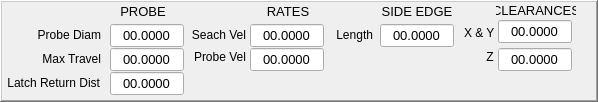
     <widget class="QFrame" name="frame">
      <property name="geometry">
       <rect>
        <x>0</x>
        <y>297</y>
        <width>598</width>
        <height>102</height>
       </rect>
      </property>
      <property name="frameShape">
       <enum>QFrame::WinPanel</enum>
      </property>
      <property name="frameShadow">
       <enum>QFrame::Raised</enum>
      </property>
      <widget class="QLabel" name="lab_probing_z_2">
       <property name="geometry">
        <rect>
         <x>464</x>
         <y>46</y>
         <width>33</width>
         <height>21</height>
        </rect>
       </property>
       <property name="text">
        <string>Z </string>
       </property>
       <property name="alignment">
        <set>Qt::AlignRight|Qt::AlignTrailing|Qt::AlignVCenter</set>
       </property>
      </widget>
      <widget class="QLabel" name="lab_probing_clearances">
       <property name="geometry">
        <rect>
         <x>496</x>
         <y>2</y>
         <width>80</width>
         <height>17</height>
        </rect>
       </property>
       <property name="font">
        <font>
         <pointsize>10</pointsize>
         <weight>50</weight>
         <bold>false</bold>
        </font>
       </property>
       <property name="frameShape">
        <enum>QFrame::NoFrame</enum>
       </property>
       <property name="frameShadow">
        <enum>QFrame::Plain</enum>
       </property>
       <property name="text">
        <string>CLEARANCES</string>
       </property>
       <property name="alignment">
        <set>Qt::AlignCenter</set>
       </property>
      </widget>
      <widget class="QLabel" name="labprobing_xy">
       <property name="geometry">
        <rect>
         <x>464</x>
         <y>22</y>
         <width>33</width>
         <height>21</height>
        </rect>
       </property>
       <property name="text">
        <string>X &amp; Y</string>
       </property>
       <property name="alignment">
        <set>Qt::AlignLeading|Qt::AlignLeft|Qt::AlignVCenter</set>
       </property>
      </widget>
      <widget class="QLabel" name="lab_probing_lenght">
       <property name="geometry">
        <rect>
         <x>332</x>
         <y>24</y>
         <width>41</width>
         <height>21</height>
        </rect>
       </property>
       <property name="text">
        <string>Length</string>
       </property>
       <property name="alignment">
        <set>Qt::AlignRight|Qt::AlignTrailing|Qt::AlignVCenter</set>
       </property>
      </widget>
      <widget class="QLabel" name="lab_probing_side_edge">
       <property name="geometry">
        <rect>
         <x>380</x>
         <y>2</y>
         <width>74</width>
         <height>18</height>
        </rect>
       </property>
       <property name="font">
        <font>
         <pointsize>10</pointsize>
         <weight>50</weight>
         <bold>false</bold>
        </font>
       </property>
       <property name="frameShape">
        <enum>QFrame::NoFrame</enum>
       </property>
       <property name="frameShadow">
        <enum>QFrame::Plain</enum>
       </property>
       <property name="text">
        <string>SIDE EDGE</string>
       </property>
       <property name="alignment">
        <set>Qt::AlignCenter</set>
       </property>
      </widget>
      <widget class="QLabel" name="lab_probing_rates">
       <property name="geometry">
        <rect>
         <x>251</x>
         <y>2</y>
         <width>74</width>
         <height>18</height>
        </rect>
       </property>
       <property name="font">
        <font>
         <pointsize>10</pointsize>
         <weight>50</weight>
         <bold>false</bold>
        </font>
       </property>
       <property name="frameShape">
        <enum>QFrame::NoFrame</enum>
       </property>
       <property name="frameShadow">
        <enum>QFrame::Plain</enum>
       </property>
       <property name="text">
        <string>RATES</string>
       </property>
       <property name="alignment">
        <set>Qt::AlignCenter</set>
       </property>
      </widget>
      <widget class="QLabel" name="lab_probing_search_vel">
       <property name="geometry">
        <rect>
         <x>188</x>
         <y>24</y>
         <width>58</width>
         <height>21</height>
        </rect>
       </property>
       <property name="text">
        <string>Seach Vel</string>
       </property>
       <property name="alignment">
        <set>Qt::AlignRight|Qt::AlignTrailing|Qt::AlignVCenter</set>
       </property>
      </widget>
      <widget class="QLabel" name="lab_probing_probe_vel">
       <property name="geometry">
        <rect>
         <x>188</x>
         <y>46</y>
         <width>58</width>
         <height>21</height>
        </rect>
       </property>
       <property name="text">
        <string>Probe Vel</string>
       </property>
       <property name="alignment">
        <set>Qt::AlignRight|Qt::AlignTrailing|Qt::AlignVCenter</set>
       </property>
      </widget>
      <widget class="QLabel" name="lab_probing_ball_diam">
       <property name="geometry">
        <rect>
         <x>18</x>
         <y>24</y>
         <width>83</width>
         <height>21</height>
        </rect>
       </property>
       <property name="text">
        <string>Probe Diam</string>
       </property>
       <property name="alignment">
        <set>Qt::AlignRight|Qt::AlignTrailing|Qt::AlignVCenter</set>
       </property>
      </widget>
      <widget class="QLabel" name="lab_probing_probe">
       <property name="geometry">
        <rect>
         <x>106</x>
         <y>2</y>
         <width>74</width>
         <height>18</height>
        </rect>
       </property>
       <property name="font">
        <font>
         <pointsize>10</pointsize>
         <weight>50</weight>
         <bold>false</bold>
        </font>
       </property>
       <property name="frameShape">
        <enum>QFrame::NoFrame</enum>
       </property>
       <property name="frameShadow">
        <enum>QFrame::Plain</enum>
       </property>
       <property name="text">
        <string>PROBE</string>
       </property>
       <property name="alignment">
        <set>Qt::AlignCenter</set>
       </property>
      </widget>
      <widget class="QLabel" name="lab_probing_latch_rtrn_dist">
       <property name="geometry">
        <rect>
         <x>2</x>
         <y>72</y>
         <width>98</width>
         <height>21</height>
        </rect>
       </property>
       <property name="text">
        <string>Latch Return Dist</string>
       </property>
       <property name="alignment">
        <set>Qt::AlignRight|Qt::AlignTrailing|Qt::AlignVCenter</set>
       </property>
      </widget>
      <widget class="QLabel" name="lab_probing_max_travel">
       <property name="geometry">
        <rect>
         <x>18</x>
         <y>48</y>
         <width>83</width>
         <height>21</height>
        </rect>
       </property>
       <property name="text">
        <string>Max Travel</string>
       </property>
       <property name="alignment">
        <set>Qt::AlignRight|Qt::AlignTrailing|Qt::AlignVCenter</set>
       </property>
      </widget>
      <widget class="QLineEdit" name="input_z_clearance_2">
       <property name="geometry">
        <rect>
         <x>498</x>
         <y>48</y>
         <width>74</width>
         <height>23</height>
        </rect>
       </property>
       <property name="font">
        <font>
         <pointsize>10</pointsize>
        </font>
       </property>
       <property name="cursor">
        <cursorShape>IBeamCursor</cursorShape>
       </property>
       <property name="inputMask">
        <string>99.9999</string>
       </property>
       <property name="text">
        <string>00.0000</string>
       </property>
       <property name="maxLength">
        <number>7</number>
       </property>
       <property name="frame">
        <bool>true</bool>
       </property>
       <property name="alignment">
        <set>Qt::AlignCenter</set>
       </property>
      </widget>
      <widget class="QLineEdit" name="input_xy_clearances_2">
       <property name="geometry">
        <rect>
         <x>498</x>
         <y>20</y>
         <width>74</width>
         <height>23</height>
        </rect>
       </property>
       <property name="font">
        <font>
         <pointsize>10</pointsize>
        </font>
       </property>
       <property name="cursor">
        <cursorShape>IBeamCursor</cursorShape>
       </property>
       <property name="inputMask">
        <string>99.9999</string>
       </property>
       <property name="text">
        <string>00.0000</string>
       </property>
       <property name="maxLength">
        <number>7</number>
       </property>
       <property name="frame">
        <bool>true</bool>
       </property>
       <property name="alignment">
        <set>Qt::AlignCenter</set>
       </property>
      </widget>
      <widget class="QLineEdit" name="input_side_edge_lenght_2">
       <property name="geometry">
        <rect>
         <x>380</x>
         <y>24</y>
         <width>74</width>
         <height>23</height>
        </rect>
       </property>
       <property name="font">
        <font>
         <pointsize>10</pointsize>
        </font>
       </property>
       <property name="cursor">
        <cursorShape>IBeamCursor</cursorShape>
       </property>
       <property name="inputMask">
        <string>99.9999</string>
       </property>
       <property name="text">
        <string>00.0000</string>
       </property>
       <property name="maxLength">
        <number>7</number>
       </property>
       <property name="frame">
        <bool>true</bool>
       </property>
       <property name="alignment">
        <set>Qt::AlignCenter</set>
       </property>
      </widget>
      <widget class="QLineEdit" name="input_search_vel_2">
       <property name="geometry">
        <rect>
         <x>250</x>
         <y>24</y>
         <width>74</width>
         <height>23</height>
        </rect>
       </property>
       <property name="font">
        <font>
         <pointsize>10</pointsize>
        </font>
       </property>
       <property name="cursor">
        <cursorShape>IBeamCursor</cursorShape>
       </property>
       <property name="inputMask">
        <string>99.9999</string>
       </property>
       <property name="text">
        <string>00.0000</string>
       </property>
       <property name="maxLength">
        <number>7</number>
       </property>
       <property name="frame">
        <bool>true</bool>
       </property>
       <property name="alignment">
        <set>Qt::AlignCenter</set>
       </property>
      </widget>
      <widget class="QLineEdit" name="input_probe_vel_2">
       <property name="geometry">
        <rect>
         <x>250</x>
         <y>48</y>
         <width>74</width>
         <height>23</height>
        </rect>
       </property>
       <property name="font">
        <font>
         <pointsize>10</pointsize>
        </font>
       </property>
       <property name="cursor">
        <cursorShape>IBeamCursor</cursorShape>
       </property>
       <property name="inputMask">
        <string>99.9999</string>
       </property>
       <property name="text">
        <string>00.0000</string>
       </property>
       <property name="maxLength">
        <number>7</number>
       </property>
       <property name="frame">
        <bool>true</bool>
       </property>
       <property name="alignment">
        <set>Qt::AlignCenter</set>
       </property>
      </widget>
      <widget class="QLineEdit" name="input_probe_diam_2">
       <property name="geometry">
        <rect>
         <x>110</x>
         <y>24</y>
         <width>74</width>
         <height>23</height>
        </rect>
       </property>
       <property name="font">
        <font>
         <pointsize>10</pointsize>
        </font>
       </property>
       <property name="cursor">
        <cursorShape>IBeamCursor</cursorShape>
       </property>
       <property name="inputMask">
        <string>99.9999</string>
       </property>
       <property name="text">
        <string>00.0000</string>
       </property>
       <property name="maxLength">
        <number>7</number>
       </property>
       <property name="frame">
        <bool>true</bool>
       </property>
       <property name="alignment">
        <set>Qt::AlignCenter</set>
       </property>
      </widget>
      <widget class="QLineEdit" name="input_max_travel_2">
       <property name="geometry">
        <rect>
         <x>110</x>
         <y>48</y>
         <width>74</width>
         <height>23</height>
        </rect>
       </property>
       <property name="font">
        <font>
         <pointsize>10</pointsize>
        </font>
       </property>
       <property name="cursor">
        <cursorShape>IBeamCursor</cursorShape>
       </property>
       <property name="inputMask">
        <string>99.9999</string>
       </property>
       <property name="text">
        <string>00.0000</string>
       </property>
       <property name="maxLength">
        <number>7</number>
       </property>
       <property name="frame">
        <bool>true</bool>
       </property>
       <property name="alignment">
        <set>Qt::AlignCenter</set>
       </property>
      </widget>
      <widget class="QLineEdit" name="input_latch_return_dist_2">
       <property name="geometry">
        <rect>
         <x>110</x>
         <y>72</y>
         <width>74</width>
         <height>23</height>
        </rect>
       </property>
       <property name="font">
        <font>
         <pointsize>10</pointsize>
        </font>
       </property>
       <property name="cursor">
        <cursorShape>IBeamCursor</cursorShape>
       </property>
       <property name="inputMask">
        <string>99.9999</string>
       </property>
       <property name="text">
        <string>00.0000</string>
       </property>
       <property name="maxLength">
        <number>7</number>
       </property>
       <property name="frame">
        <bool>true</bool>
       </property>
       <property name="alignment">
        <set>Qt::AlignCenter</set>
       </property>
      </widget>
     </widget>
